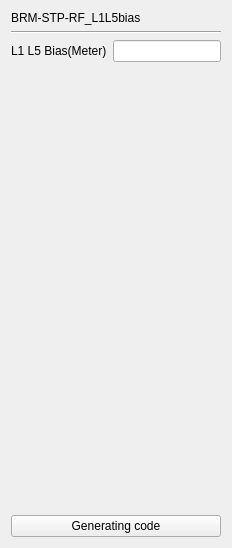
      <widget class="QWidget" name="page_24">
       <layout class="QGridLayout" name="gridLayout_19">
        <item row="3" column="0">
         <spacer name="verticalSpacer_16">
          <property name="orientation">
           <enum>Qt::Vertical</enum>
          </property>
          <property name="sizeHint" stdset="0">
           <size>
            <width>20</width>
            <height>447</height>
           </size>
          </property>
         </spacer>
        </item>
        <item row="2" column="0">
         <widget class="QLabel" name="label_42">
          <property name="text">
           <string>L1 L5 Bias(Meter)</string>
          </property>
         </widget>
        </item>
        <item row="4" column="0" colspan="2">
         <widget class="QPushButton" name="pushButton_GC24">
          <property name="layoutDirection">
           <enum>Qt::LeftToRight</enum>
          </property>
          <property name="text">
           <string>Generating code</string>
          </property>
         </widget>
        </item>
        <item row="2" column="1">
         <widget class="QLineEdit" name="lineEdit_L1L5bias">
          <property name="alignment">
           <set>Qt::AlignRight|Qt::AlignTrailing|Qt::AlignVCenter</set>
          </property>
         </widget>
        </item>
        <item row="1" column="0" colspan="2">
         <widget class="Line" name="line_2">
          <property name="orientation">
           <enum>Qt::Horizontal</enum>
          </property>
         </widget>
        </item>
        <item row="0" column="0" colspan="2">
         <widget class="QLabel" name="label_28">
          <property name="text">
           <string>BRM-STP-RF_L1L5bias</string>
          </property>
         </widget>
        </item>
       </layout>
      </widget>
